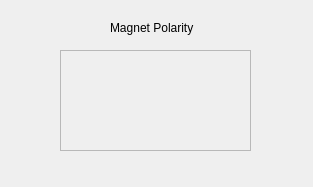
<?xml version="1.0" encoding="UTF-8"?>
<ui version="4.0">
 <class>MainWindow</class>
 <widget class="QMainWindow" name="MainWindow">
  <property name="geometry">
   <rect>
    <x>0</x>
    <y>0</y>
    <width>313</width>
    <height>187</height>
   </rect>
  </property>
  <property name="windowTitle">
   <string>MainWindow</string>
  </property>
  <widget class="QWidget" name="centralwidget">
   <widget class="QFrame" name="frameColor">
    <property name="geometry">
     <rect>
      <x>60</x>
      <y>50</y>
      <width>191</width>
      <height>101</height>
     </rect>
    </property>
    <property name="frameShape">
     <enum>QFrame::Shape::StyledPanel</enum>
    </property>
    <property name="frameShadow">
     <enum>QFrame::Shadow::Raised</enum>
    </property>
    <widget class="QLabel" name="magnetPolarity">
     <property name="geometry">
      <rect>
       <x>60</x>
       <y>40</y>
       <width>91</width>
       <height>16</height>
      </rect>
     </property>
     <property name="text">
      <string/>
     </property>
    </widget>
   </widget>
   <widget class="QLabel" name="label">
    <property name="geometry">
     <rect>
      <x>110</x>
      <y>20</y>
      <width>91</width>
      <height>16</height>
     </rect>
    </property>
    <property name="text">
     <string>Magnet Polarity</string>
    </property>
   </widget>
  </widget>
 </widget>
 <resources/>
 <connections/>
</ui>
